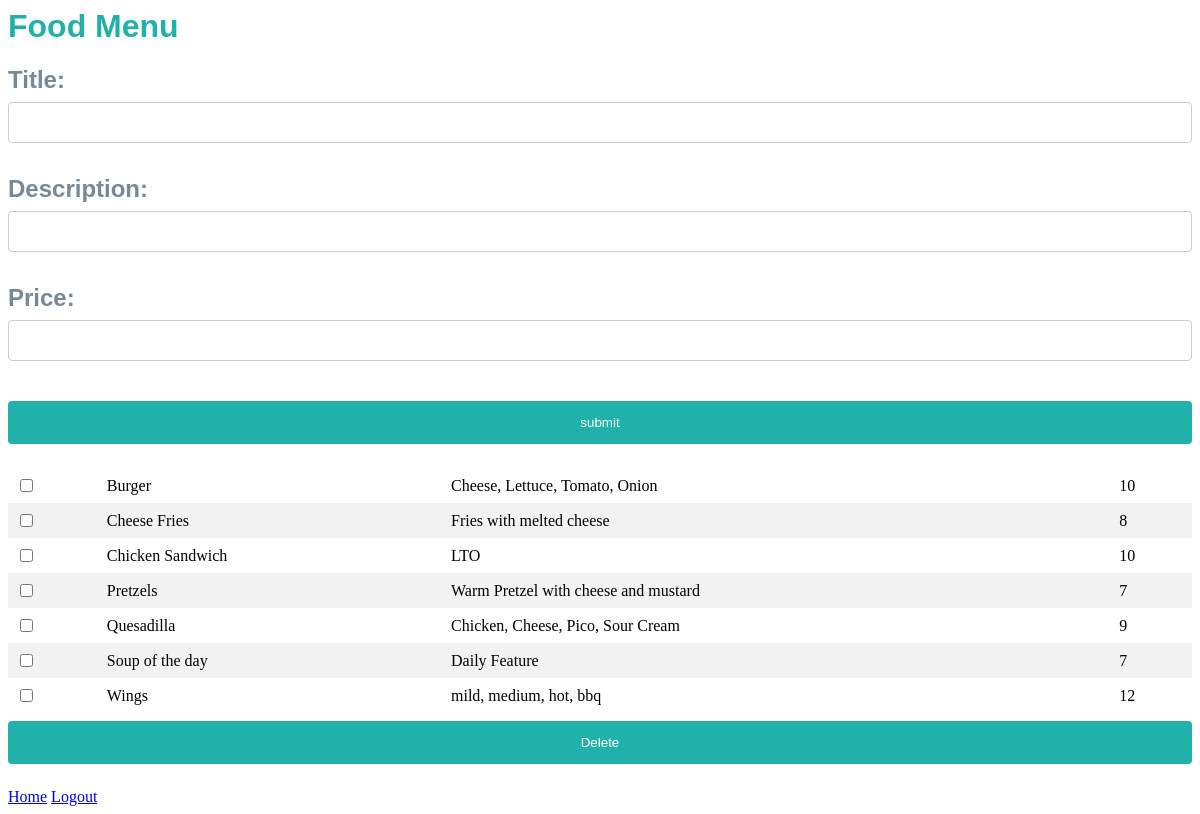
/admin_food_menus.php, run on the app's committed database.
### tables this page shows
CREATE TABLE IF NOT EXISTS `food_menu` (
  `title` char(50) NOT NULL,
  `description` char(50) NOT NULL,
  `price` float NOT NULL,
  PRIMARY KEY (`title`)
);

### admin_food_menus.php (the view, shortened to what this page needs)
<html>
<head>
<link rel="stylesheet" href="mainstyle.css" type="text/css">
</head>
<body>
<h1>Food Menu</h1>
<form name="admin_food_menus" method="post" action="admin_food_menus.php">
<h2>Title: <input type="text" name="title" value=""></p>
Description: <input type="text" name="description" value=""></p>
Price: <input type="text" name="price" value=""></p></h2>
<?php
Include('dbconnect.php');
?>
<input type="submit" name="submit" value="submit">
</form>
<form name="table" action="" method="post">
<?php
mysqli_select_db($mysqli,"checkbox");
$res=mysqli_query($mysqli,"select * from food_menu");
echo "<table>";
while($row=mysqli_fetch_array($res))
{
echo "<tr>";
echo "<td>"; ?> <input type="checkbox" name="num[]" class="other" value="<?php echo $row["title"]; ?>" /> <?php echo "</td>";
echo "<td>"; echo $row["title"]; echo "</td>";
echo "<td>"; echo $row["description"]; echo "</td>";
echo "<td>"; echo $row["price"]; echo "</td>";
echo "</tr>";
}
echo "</table>";
?>
<input type="submit" name="Delete" value="Delete">
</form>
<a href="admin_home.php">Home</a>
<a href="logout.php">Logout</a>
</body>
</html>

### mainstyle.css (style rules this page uses)
h1 { color: #20B2AA; font-family: Arial; }
h2 { color: #778899; font-family: Arial; }
input[type=text], select { width: 100%; padding: 12px 20px; margin: 8px 0; display: inline-block; border: 1px solid #ccc; border-radius: 4px; box-sizing: border-box; }
input[type=submit] { width: 100%; background-color: #20B2AA; color: white; padding: 14px 20px; margin: 8px 0; border: none; border-radius: 4px; cursor: pointer; }
table { border-collapse: collapse; width: 100%; }
th, td { text-align: left; padding: 8px; }
tr:nth-child(even) { background-color: #f2f2f2 }

### data on the page
food_menu: title "Burger", description "Cheese, Lettuce, Tomato, Onion", price "10"
food_menu: title "Cheese Fries", description "Fries with melted cheese", price "8"
food_menu: title "Chicken Sandwich", description "LTO", price "10"
food_menu: title "Pretzels", description "Warm Pretzel with cheese and mustard", price "7"
food_menu: title "Quesadilla", description "Chicken, Cheese, Pico, Sour Cream", price "9"
food_menu: title "Soup of the day", description "Daily Feature", price "7"
food_menu: title "Wings", description "mild, medium, hot, bbq", price "12"
